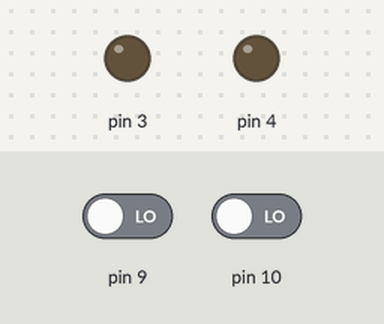
Recording of a sketch running on a simulated Arduino Uno, built with avr-gcc and run on an emulated ATmega328P. On the bench: output pins drawn as LEDs (lit = HIGH). The inputs (shaded band) are chosen by the test bench; at power-on: pin 9 LOW, pin 10 LOW.

Above: at 1.2 s.
1.3 s: pin 9 driven HIGH
At 2.1 s:
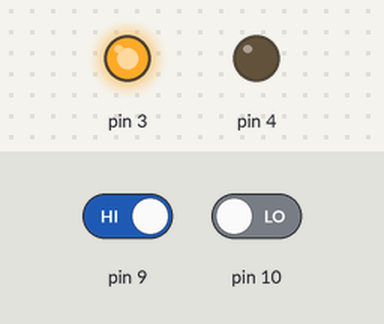
2.8 s: pin 9 driven LOW and pin 10 driven HIGH
5.8 s: pin 10 driven LOW
At 7.1 s:
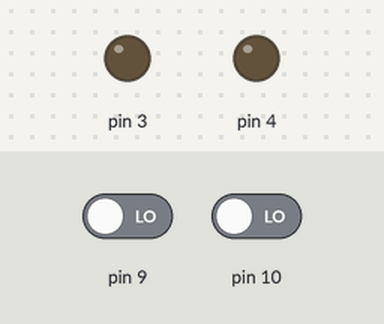
7.8 s: pin 10 driven HIGH
At 8.3 s:
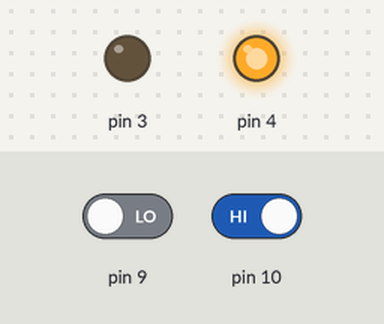
Timing chart, 0 to 10.3 s (numbered marks = the images above; inputs shaded):
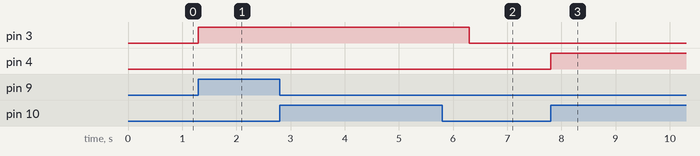

Measured:
- after the input at 1.3 s, pin 3: LOW → HIGH at once
- after the input at 2.8 s, every drawn part: stays the same
- after the input at 5.8 s, pin 4: stays LOW (without the input it goes to HIGH after 0.50 s)
- after the input at 7.8 s, pin 4: LOW → HIGH at once

The sketch:

sketch_dec17a.ino
```cpp
// C++ code
//
void setup()
{
  pinMode(10,INPUT);
  pinMode(9,INPUT);
  pinMode(4,OUTPUT);
  pinMode(3,OUTPUT);
}
void loop()
{
  /* BUTONLARDAN OKUNAN DEĞERLERİ DEĞİŞKENLERE AKTARMA*/
  int btn10 = digitalRead(10);
  int btn9 = digitalRead(9);

  /*BTN10 BUTONUNA BASILDIĞINDA PİN4 YAK*/
  if(btn10== 1){
  digitalWrite(4,1);
  delay(5000);
  }
  /*BTN9 BUTONUNA BASILDIĞINDA PİN3 YAK*/
  if(btn9 ==1){
   digitalWrite(3,1);
    delay(5000);
  }
  /*PİN3 VE PİN 4 SÖNDÜR*/
  digitalWrite(3,0);
  digitalWrite(4,0);
}
```
